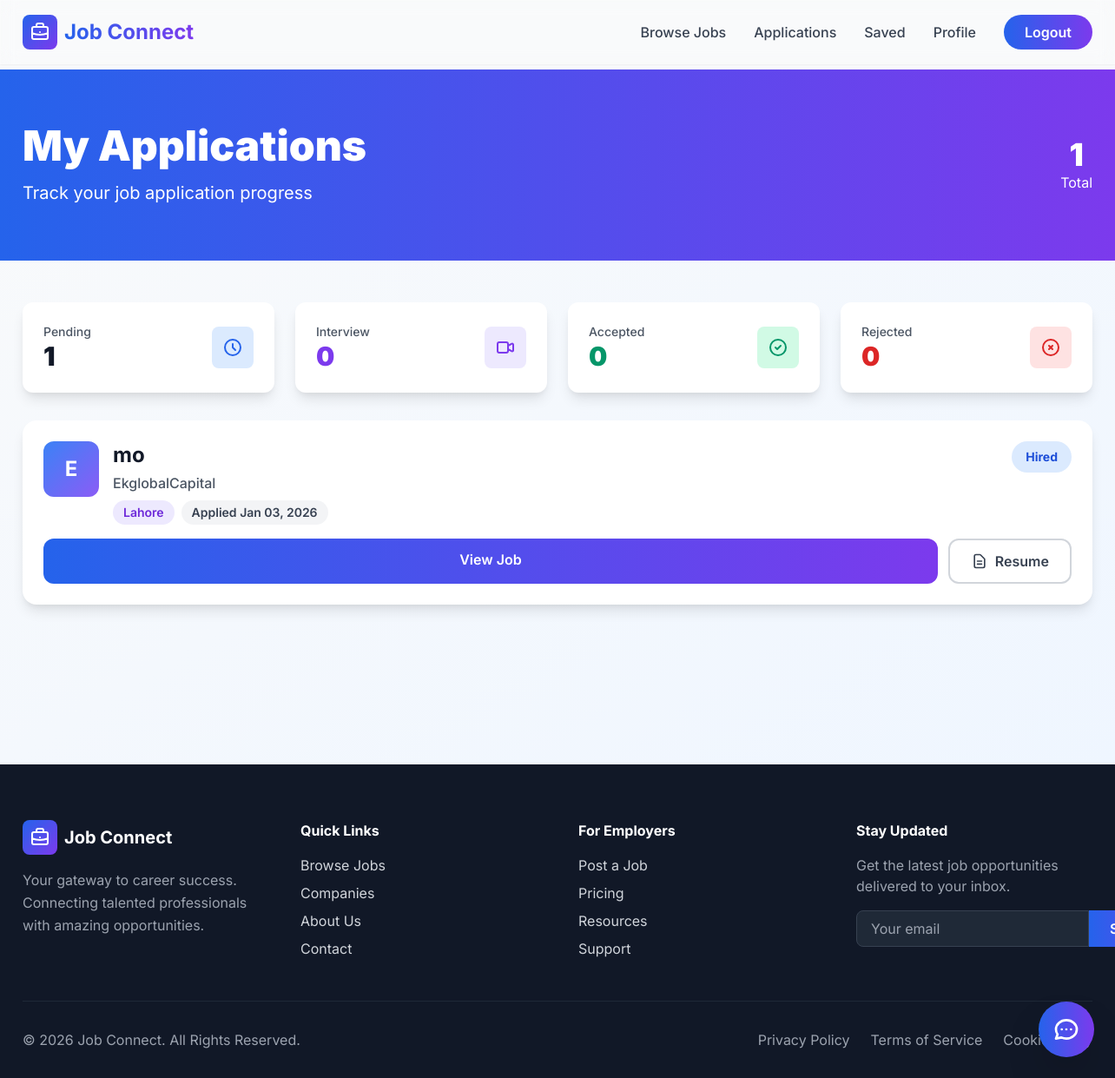
Page /seeker/applied/ (signed in) on the committed database.
### jobs/models.py (models this page shows, shortened)
class Application(models.Model):
    STATUS_CHOICES = [
        ('pending', 'Pending'),
        ('reviewed', 'Reviewed'),
        ('shortlisted', 'Shortlisted'),
        ('rejected', 'Rejected'),
        ('interview', 'Interview Scheduled'),
        ('hired', 'Hired'),
    ]
    job = models.ForeignKey('Job', on_delete=models.CASCADE)
    applicant = models.ForeignKey('UserProfile', on_delete=models.CASCADE)
    resume = models.FileField(upload_to='applications/', null=True, blank=True)
    cover_letter = models.TextField(blank=True)
    applied_at = models.DateTimeField(auto_now_add=True)
    status = models.CharField(max_length=20, choices=STATUS_CHOICES, default='pending')

class Job(models.Model):
    employer = models.ForeignKey(User, on_delete=models.CASCADE)
    employer_profile = models.ForeignKey(UserProfile, on_delete=models.CASCADE, null=True, blank=True)
    company_name = models.CharField(max_length=255, default="")   # <-- Add this
    title = models.CharField(max_length=200)
    description = models.TextField()
    location = models.CharField(max_length=150)
    created_at = models.DateTimeField(auto_now_add=True)

### jobs/views.py (the view)
# urls.py: path('seeker/applied/', views.seeker_applied_jobs, name='seeker_applied'),
@login_required
def seeker_applied_jobs(request):
    seeker_profile = getattr(request.user, 'userprofile', None)
    if not seeker_profile:
        messages.error(request, "Profile not found.")
        return redirect('home')
    applications = Application.objects.filter(applicant=seeker_profile).select_related('job').order_by('-applied_at')
    return render(request, 'seeker/applied_jobs.html', {'applications': applications})

### jobs/templates/seeker/applied_jobs.html (shortened to what this page needs)
{% extends "base.html" %}
{% block content %}
<div class="min-h-screen bg-gradient-to-br from-gray-50 to-blue-50">
  <div class="bg-gradient-to-r from-blue-600 to-purple-600 text-white py-16">
    <div class="container mx-auto px-6">
      <div class="flex items-center justify-between">
        <div>
          <h1 class="text-5xl font-black mb-4">My Applications</h1>
          <p class="text-xl text-white/90">Track your job application progress</p>
        </div>
        <div class="hidden md:flex items-center gap-8">
          <div class="text-center">
            <div class="text-4xl font-black">{{ applications|length }}</div>
            <div class="text-white/80">Total</div>
          </div>
        </div>
      </div>
    </div>
  </div>
  <div class="container mx-auto px-6 py-12">
    {% if applications %}
    <div class="grid md:grid-cols-4 gap-6 mb-8">
      <div class="bg-white rounded-xl shadow-lg p-6">
        <div class="flex items-center justify-between">
          <div>
            <p class="text-gray-600 text-sm font-medium">Pending</p>
            <p class="text-3xl font-black text-gray-900">{{ applications|length }}</p>
          </div>
          <div class="w-12 h-12 bg-blue-100 rounded-lg flex items-center justify-center">
            <svg class="w-6 h-6 text-blue-600" fill="none" stroke="currentColor" viewBox="0 0 24 24">
              <path stroke-linecap="round" stroke-linejoin="round" stroke-width="2"
                d="M12 8v4l3 3m6-3a9 9 0 11-18 0 9 9 0 0118 0z"></path>
            </svg>
          </div>
        </div>
      </div>
      <div class="bg-white rounded-xl shadow-lg p-6">
        <div class="flex items-center justify-between">
          <div>
            <p class="text-gray-600 text-sm font-medium">Interview</p>
            <p class="text-3xl font-black text-purple-600">0</p>
          </div>
          <div class="w-12 h-12 bg-purple-100 rounded-lg flex items-center justify-center">
            <svg class="w-6 h-6 text-purple-600" fill="none" stroke="currentColor" viewBox="0 0 24 24">
              <path stroke-linecap="round" stroke-linejoin="round" stroke-width="2"
                d="M15 10l4.553-2.276A1 1 0 0121 8.618v6.764a1 1 0 01-1.447.894L15 14M5 18h8a2 2 0 002-2V8a2 2 0 00-2-2H5a2 2 0 00-2 2v8a2 2 0 002 2z">
              </path>
            </svg>
          </div>
        </div>
      </div>
      <div class="bg-white rounded-xl shadow-lg p-6">
        <div class="flex items-center justify-between">
          <div>
            <p class="text-gray-600 text-sm font-medium">Accepted</p>
            <p class="text-3xl font-black text-green-600">0</p>
          </div>
          <div class="w-12 h-12 bg-green-100 rounded-lg flex items-center justify-center">
            <svg class="w-6 h-6 text-green-600" fill="none" stroke="currentColor" viewBox="0 0 24 24">
              <path stroke-linecap="round" stroke-linejoin="round" stroke-width="2"
                d="M9 12l2 2 4-4m6 2a9 9 0 11-18 0 9 9 0 0118 0z"></path>
            </svg>
          </div>
        </div>
      </div>
      <div class="bg-white rounded-xl shadow-lg p-6">
        <div class="flex items-center justify-between">
          <div>
            <p class="text-gray-600 text-sm font-medium">Rejected</p>
            <p class="text-3xl font-black text-red-600">0</p>
          </div>
          <div class="w-12 h-12 bg-red-100 rounded-lg flex items-center justify-center">
            <svg class="w-6 h-6 text-red-600" fill="none" stroke="currentColor" viewBox="0 0 24 24">
              <path stroke-linecap="round" stroke-linejoin="round" stroke-width="2"
                d="M10 14l2-2m0 0l2-2m-2 2l-2-2m2 2l2 2m7-2a9 9 0 11-18 0 9 9 0 0118 0z"></path>
            </svg>
          </div>
        </div>
      </div>
    </div>
    <div class="space-y-6">
      {% for app in applications %}
      <div class="bg-white rounded-2xl shadow-lg hover:shadow-2xl transition-all duration-300 overflow-hidden">
        <div class="p-6">
          <div class="flex justify-between items-start mb-4">
            <div class="flex-1">
              <div class="flex items-start gap-4">
                <div
                  class="w-16 h-16 bg-gradient-to-br from-blue-500 to-purple-500 rounded-xl flex items-center justify-center text-white font-bold text-2xl flex-shrink-0">
                  {{ app.job.company_name|default:"C"|slice:":1"|upper }}
                </div>
                <div class="flex-1">
                  <h2 class="text-2xl font-bold text-gray-900 mb-1">{{ app.job.title }}</h2>
                  <p class="text-gray-600 font-medium mb-2">{{ app.job.company_name|default:"Unknown Company" }}</p>
                  <div class="flex flex-wrap gap-2">
                    <span class="px-3 py-1 bg-purple-100 text-purple-700 rounded-full text-sm font-semibold">
                      {{ app.job.location }}
                    </span>
                    <span class="px-3 py-1 bg-gray-100 text-gray-700 rounded-full text-sm font-semibold">
                      Applied {{ app.applied_at|date:"M d, Y" }}
                    </span>
                  </div>
                </div>
              </div>
            </div>
            <span class="px-4 py-2 rounded-full text-sm font-bold
              {% if app.status == 'Accepted' %}bg-green-100 text-green-700
              {% elif app.status == 'Rejected' %}bg-red-100 text-red-700
              {% elif app.status == 'Interview' %}bg-purple-100 text-purple-700
              {% else %}bg-blue-100 text-blue-700{% endif %}">
              {{ app.get_status_display }}
            </span>
          </div>
          <div class="flex gap-3">
            <a href="{% url 'job_detail' app.job.id %}"
              class="flex-1 bg-gradient-to-r from-blue-600 to-purple-600 text-white text-center py-3 rounded-xl font-semibold hover:shadow-lg transition">
              View Job
            </a>
            {% if app.resume %}
            <a href="{{ app.resume.url }}" target="_blank"
              class="px-6 py-3 border-2 border-gray-300 text-gray-700 rounded-xl font-semibold hover:bg-gray-50 transition flex items-center">
              <svg class="w-5 h-5 mr-2" fill="none" stroke="currentColor" viewBox="0 0 24 24">
                <path stroke-linecap="round" stroke-linejoin="round" stroke-width="2"
                  d="M9 12h6m-6 4h6m2 5H7a2 2 0 01-2-2V5a2 2 0 012-2h5.586a1 1 0 01.707.293l5.414 5.414a1 1 0 01.293.707V19a2 2 0 01-2 2z">
                </path>
              </svg>
              Resume
            </a>
            {% endif %}
          </div>
        </div>
      </div>
      {% endfor %}
    </div>
    {% endif %}
  </div>
</div>
{% endblock %}

### jobs/templates/base.html (style rules this page uses)
body { font-family: 'Inter', sans-serif; }

### rows in the picture
Application: job.company_name "E", job "mo", job.company_name "EkglobalCapital", job.location "Lahore", applied_at "Jan 03, 2026", status "Hired"

### other values in the picture
{{ applications|length }} "1"
